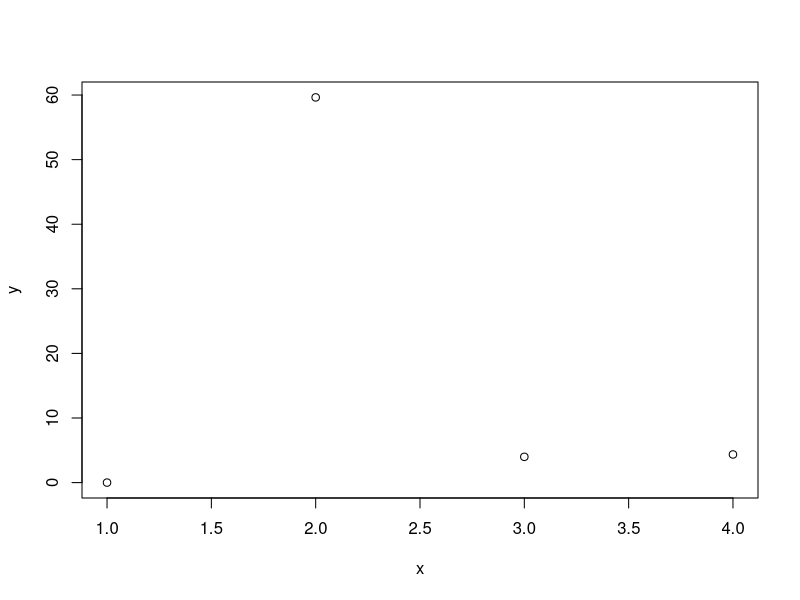
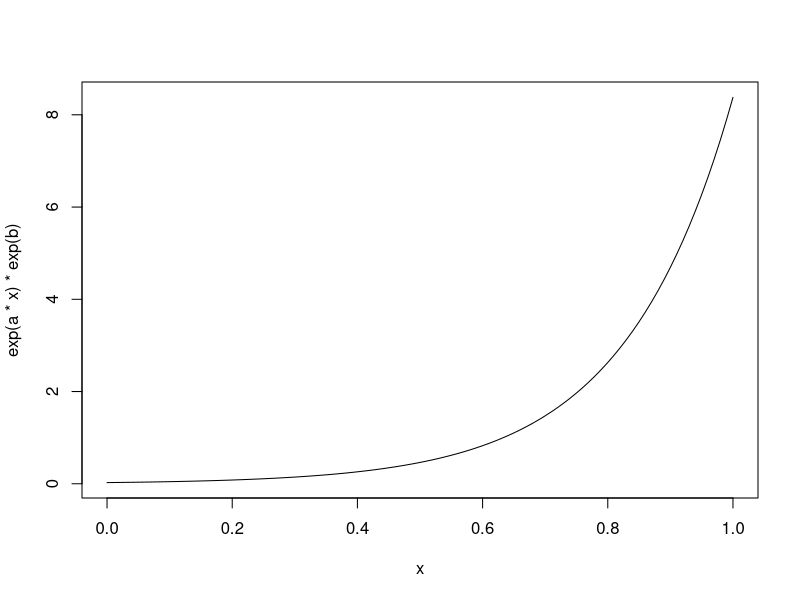

These charts were generated, in order, by the following R code:
summ <- function(X) {
    sum = 0
    for (i in 1:length(X)) {
        sum = sum + X[i]
    }
    return(sum)
}

expp <- function() {
    oszto <- ((sumXSquared * n) - (sumX * (-sumX)))
    a <- ((sumXY * n) - (sumY * (-sumX)))/oszto
    b <- ((sumX * sumY) - (sumX * sumXY))/oszto
    plot(x, y)
    curve(exp(a * x) * exp(b))
}

x <- c(1, 2, 3, 4)
y <- c(1, log(2) * exp(20 * 3), 54, 78)
n <- length(x)
y <- log(y)
sumX <- summ(x)
sumY <- summ(y)
sumXY <- summ(x*y)
sumXSquared <- summ(x*x)


expp()
